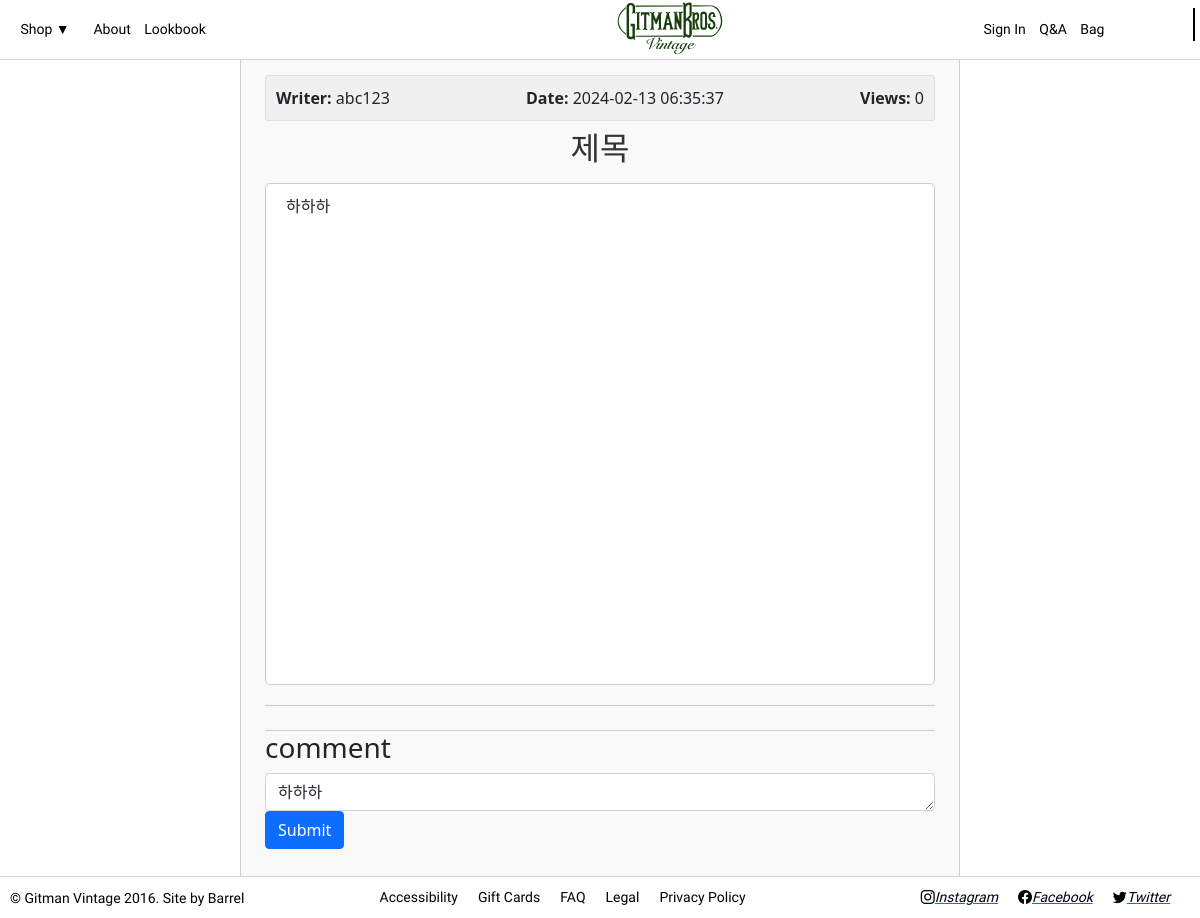
Screenshot of /view/1 with the database file from the repository.
### app/models/board.py (models this page shows)
class Base(DeclarativeBase):
    pass

class Board(Base):
    __tablename__ = 'board'
    bno = Column(Integer, primary_key=True, autoincrement=True)
    title = Column(String(18), nullable=False)
    userid = Column(String(18), nullable=False)
    regdate = Column(DateTime, default=datetime.now)
    views = Column(Integer, default=0)
    contents = Column(Text, nullable=False)

### app/routes/board.py (the view)
@board_router.get('/view/{bno}', response_class=HTMLResponse)
def view(req: Request, bno: str):
    bd = BoardService.selectone_board(bno)[0]
    BoardService.update_count_board(bno)
    return templates.TemplateResponse('board/view.html', {'request': req, 'bd': bd})

### views/templates/board/view.html (shortened to what this page needs)
{% extends 'base.html' %}
{% block main %}
<div class="container">
    <div class="row justify-content-center">
        <div class="col-md-8">
            <div class="post-box p-4 mb-4">
                <div class="info-box mb-2 d-flex justify-content-between align-items-center">
                    <div>
                        <strong>Writer:</strong> {{ bd.userid }}
                    </div>
                    <div>
                        <strong>Date:</strong> {{ bd.regdate.strftime('%Y-%m-%d %H:%M:%S') }}
                    </div>
                    <div>
                        <strong>Views:</strong> {{ bd.views }}
                    </div>
                </div>
                <h2 class="mb-3 text-center" ><strong></strong>제목</h2>
                <div class="post-content mb-8">
                    <div class="content-box p-8">
                        <p>{{ bd.contents }}</p>
                    </div>
                </div>
                <div class="comment-box mt-4">
                    <h3>comment</h3>
                    <form>
                        <div class="form-group">
                            <textarea class="form-control" rows="1" placeholder="댓글을 작성해주세요...">{{ bd.contents }}</textarea>
                        </div>
                        <button type="submit" class="btn btn-primary">Submit</button>
                    </form>
                </div>
            </div>
        </div>
    </div>
</div>
{% endblock %}

### views/static/css/index_styles.css (style rules this page uses)
.container { margin-top: 50px; }
.post-box { border: 1px solid #ccc; border-radius: 5px; background-color: #f9f9f9; }
.info-box { border: 1px solid #e0e0e0; border-radius: 3px; padding: 10px; background-color: #f0f0f0; }
.content-box { border: 1px solid #ccc; border-radius: 5px; background-color: #fff; padding: 20px; }
h2 { color: #333; }
.post-content { border-bottom: 1px solid #ccc; padding-bottom: 20px; }
.comment-box { margin-top: 20px; padding-bottom: 20px; border-top: 1px solid #ccc; }
.mb-3 { text-align: left; }

### views/templates/board/view.html (style rules this page uses)
.content-box { padding-top: 10px; padding-bottom: 450px; }

### rows the page displays
Board: userid "abc123", regdate "2024-02-13 06:35:37", views "0", contents "하하하"
